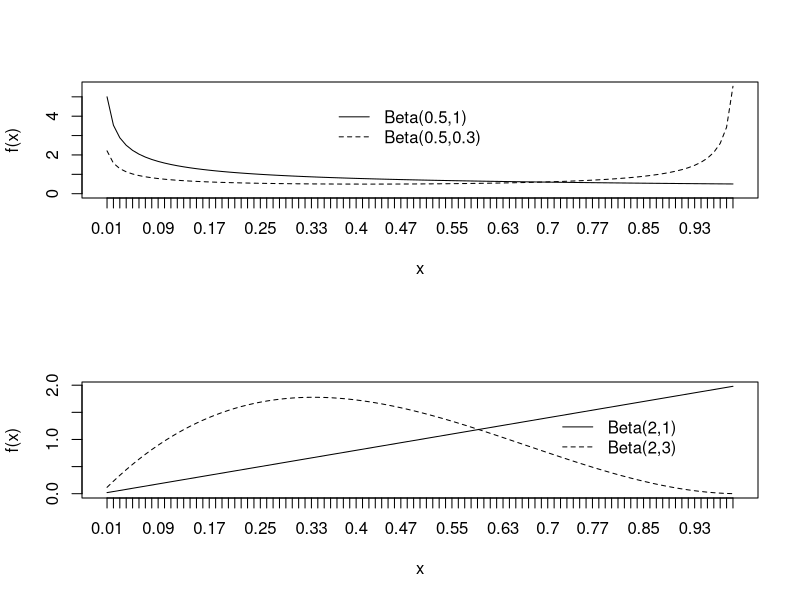
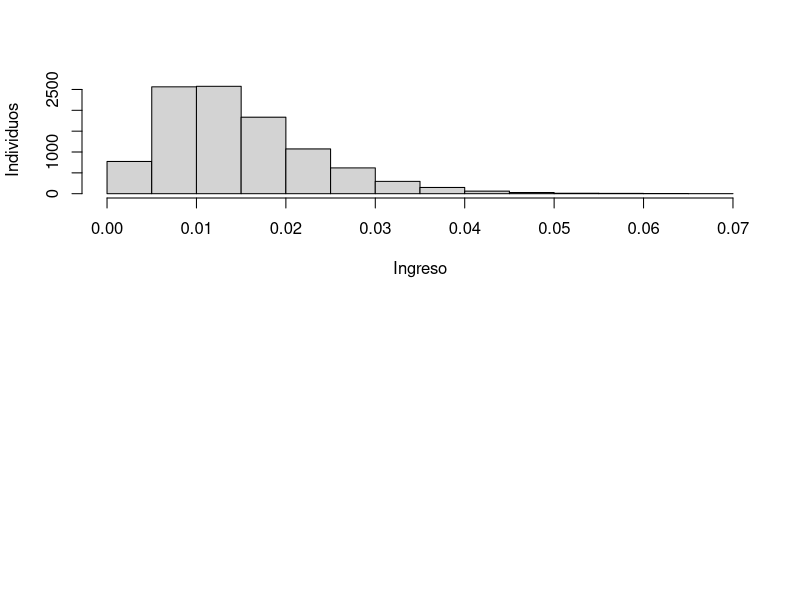

Write R code to recreate these figures, in order.
par(mfrow=c(2,1))
f11<-dbeta(seq(0.01,0.99,0.01),shape1=0.5,shape2=1)
f21<-dbeta(seq(0.01,0.99,0.01),shape1=0.5,shape2=0.3)
plot(f11,type="l",ylim=c(0,max(c(f11,f21))),xaxt="n",xlab="x",ylab="f(x)")
lines(f21,lty=2)
axis(1,1:length(seq(0.01,0.99,0.01)),seq(0.01,0.99,0.01))
legend(35,5,c("Beta(0.5,1)","Beta(0.5,0.3)"),lty=c(1,2),bty="n")


f12<-dbeta(seq(0.01,0.99,0.01),shape1=2,shape2=1)
f22<-dbeta(seq(0.01,0.99,0.01),shape1=2,shape2=3)
plot(f12,type="l",ylim=c(0,max(c(f12,f22))),xaxt="n",xlab="x",ylab="f(x)")
lines(f22,lty=2)
axis(1,1:length(seq(0.01,0.99,0.01)),seq(0.01,0.99,0.01))
legend(70,1.6,c("Beta(2,1)","Beta(2,3)"),lty=c(1,2),bty="n")






hist(rbeta(10000,shape1=3,shape2=200),xlab="Ingreso",ylab="Individuos",main="")

